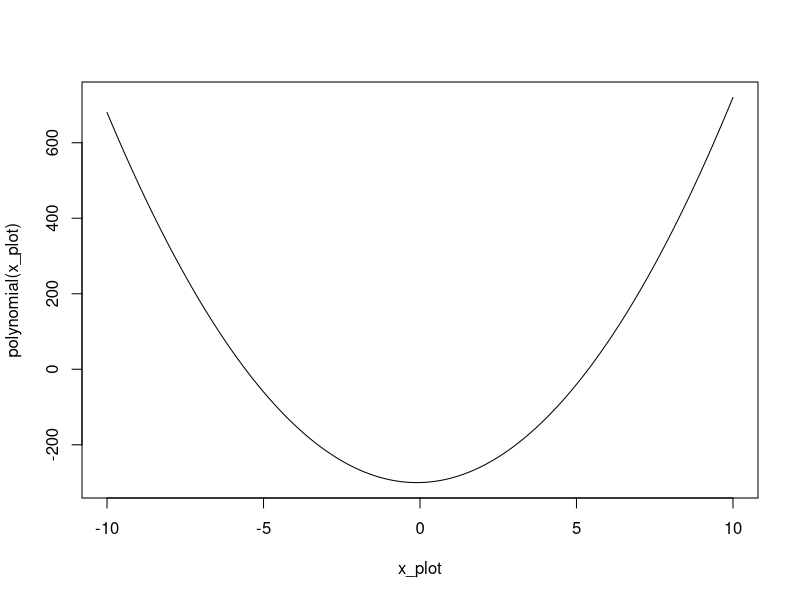

Source code (R): (Note: this script raises an error after producing the figure.)
## ---- chunk 1
knitr::opts_chunk$set(echo = TRUE)
## ---- chunk 2
# We first define our function, in our case it is a polynomial expression. 
polynomial <- function(x){
  f_x <- 10*x^2 + 2*x - 300 
  return(f_x)
}
x_plot <- seq(-10,10, by = .05)

#plot the function as a line (type = "l"). 
plot(x_plot, polynomial(x_plot), type = "l")
## ---- chunk 3
f<-expression(10*x^2+2*x+30) #f'(x)=20*x+2 , f''(x)=20
f_prime<-D(f,'x')

solve(f_prime,)

solve(polynomial,c(0))

fz<-function(x){
  10*x^2+2*x-300
}
v<-c(-300,2,10)
v<-c(2,20)

polyroot(v)

## ---- chunk 4
#check out ?optim()
?optim()
## ---- chunk 5
#How to find the local minimum using Optim function()
#Without derivative method
optim(1, fn = polynomial, method= "Brent", lower = -10, upper = 10)
## ---- chunk 6
# with derivative
optim(1, fn = polynomial, method = "CG")
## ---- chunk 7
sin_function <- function(x){
  f_x <- sin(x)
  return(f_x)
}
x <- seq(-10,10 , by = .05)
plot(x,sin_function(x), type = "l")
## ---- chunk 8
#Optim will always find the local minimum which is the closest to the starting value.  
x = -10
repeat{
  print(paste("for x = ", x," the closest minimum is at x =",optim(x, sin_function, method = "CG")$par))
  x = x +1
  if (x > 10) break("X limit reached")
}
## ---- chunk 9
f <- function(x1,y1){
 f_x <- (1-x1)^2 + 100*(y1- x1^2)^2
 return(f_x)
}
x <- seq(-2,2,by=.15)
y <- seq(-1,3,by=.15) 
z <- outer(x,y,f) #All possible combination of x,y is used to calculate all possible f(x,y) = z. 

#how to plot 3D
persp(x,y,z,phi=45,theta=-45,col="yellow",shade=.00000001,ticktype="detailed")

## ---- chunk 10
f <- function(x){
  f_x <- (1-x[1])^2 + 100*(x[2]-x[1]^2)^2
  return(f_x)
} 

optim(c(0,0) , f)
## ---- chunk 11
set.seed(101) #random seed to reproduce results
n <- 1e2
x <- rnorm(n, 20, 2) # so this is 1e2x1 predictor matrix 
y <- rnorm(n, mean = x *2, sd  =1 )                   # this is our outcome variable, a 1e2x1 vector
X_matrix <- cbind(rep(1, 100), x)      # adding a column of 1s as intercept to the design matrix X (1e2 x 1)
theta <- rep(0,2)               # set up the initial theta 2 x 1 vector
## ---- chunk 12
loss_function <-function(X, y, par){  
  n <- length(y)
  loss <- sum((X%*%par - y)^2)/(n-length(par))
return(loss) 
}
## ---- chunk 13
coef <- optim(par = theta, fn = loss_function , X = X_matrix, y = y, method = "BFGS")
coef$par
## ---- chunk 14


SE_beta_calc <- function(X,y,theta){
  n <- length(y)
  x <- X[,2]
  y_hat <- X %*% theta
  
  SE_beta <- ((1/(n-2)) *  (sum((y - y_hat)^2)) /  sum((x - mean(x))^2))
  return(SE_beta)
}

SE_beta_calc(X_matrix, y , coef$par)
## ---- chunk 15
summary(lm(y~ x))
## ---- chunk 16
f<-function(x){
  f_x<-cos(x)
  return(f_x)
}
## ---- chunk 17
x_plot <- seq(-10,10, by = .05)

#plot the function as a line (type = "l"). 
plot(x_plot, f(x_plot), type = "l")
## ---- chunk 18
optim(1, fn = f, method= "Brent", lower = -10, upper = 10)
x = -10
repeat{
  print(paste("for x = ", x," the closest minimum is at x =",optim(x, f, method = "CG")$par))
  x = x +1
  if (x > 10) break("X limit reached")
}
## ---- chunk 19
f_dp<-function(x){
  f_x<- -cos(x)
  return (f_x)
}
f_dp(3.1415926)
f_dp(9.4247779)
f_dp(0)
f_dp(5)
## ---- chunk 20
x = -10
fungi<-function(x){
  f_x <- -cos(x)
  return(f_x)
}
repeat{
  print(paste("for x = ", x," the closest maximum is at x =",optim(x, fungi, method = "CG")$par))
  x = x +1
  if (x > 10) break("X limit reached")
}
## ---- chunk 21
set.seed(101) #random seed to reproduce results
n <- 5
x <- rnorm(n, 20, 2) # so this is 1e2x1 predictor matrix 
## ---- chunk 22
y <- rnorm(n, mean = x *2, sd  =1 )                   # this is our outcome variable, a 1e2x1 vector

X_matrix <- cbind(rep(1, 5), x)      # adding a column of 1s as intercept to the design matrix X (1e2 x 1)
theta <- rep(0,2)               # set up the initial theta 2 x 1 vector

## ---- chunk 23
loss_function <-function(X, y, par){  
  n <- length(y)
  loss <- sum((X%*%par - y)^2)/(n-length(par))
return(loss) 
}

## ---- chunk 24
coef <- optim(par = theta, fn = loss_function , X = X_matrix, y = y, method = "BFGS")
coef$par
## ---- chunk 25
log_likelihood_function <- function(model, y){
  y_hat = fitted.values(model)
  temp_vec = y * log(p) + (1-y) * log(1-p)
  return (sum(temp_vec))
}
## ---- chunk 26
#How many samples
n <- 1e2
slope <- 0.43
#Simulate mothers height. 
height_of_mothers <- rnorm(n, mean = 170, sd = 7.5)
height_of_mothers_central <- height_of_mothers - mean(height_of_mothers)

#Slope of 0.76
height_of_daughters <- 170 + height_of_mothers_central * slope
height_of_daughters_central <- height_of_daughters - mean(height_of_daughters)

#run regression model
lm_height <- lm(height_of_daughters ~ height_of_mothers_central)
summary(lm_height)


plot( y = height_of_daughters,  x= height_of_mothers_central)
abline(a = lm_height$coefficients[1], b= lm_height$coefficients[2])
## ---- chunk 27
height_daughter_of_daughter <-170 + height_of_daughters_central * slope
height_daughter_of_daughter_central <- height_daughter_of_daughter - mean(height_daughter_of_daughter)

#plot
plot(height_of_daughters_central, height_daughter_of_daughter)


## ---- chunk 28
height_daughter_of_daughter_of_daughter <- 170 + slope * height_daughter_of_daughter_central


plot(height_daughter_of_daughter_central , height_daughter_of_daughter_of_daughter)
## ---- chunk 29
#How many samples
n <- 1e2
slope <- 0.43
#Simulate mothers height. 
height_of_mothers <- rnorm(n, mean = 170, sd = 7.5)
height_of_mothers_central <- height_of_mothers - mean(height_of_mothers)

#Slope of 0.76
height_of_daughters <- rnorm(n, mean = 170 + height_of_mothers_central * slope, sd = 7.5)
height_of_daughters_central <- height_of_daughters - mean(height_of_daughters)

#run regression model
lm_height <- lm(height_of_daughters ~ height_of_mothers_central)
summary(lm_height)


plot( y = height_of_daughters,  x= height_of_mothers_central)
abline(a = lm_height$coefficients[1], b= lm_height$coefficients[2])
## ---- chunk 30
height_daughter_of_daughter <- rnorm(n, mean = 170 + height_of_daughters_central * slope, sd = 7.5)
height_daughter_of_daughter_central <- height_daughter_of_daughter - mean(height_daughter_of_daughter)

#plot
plot(height_of_daughters_central, height_daughter_of_daughter)


## ---- chunk 31
height_daughter_of_daughter_of_daughter <- rnorm(n , mean = 170 + slope * height_daughter_of_daughter_central, sd = 7.5)

plot(height_daughter_of_daughter_central , height_daughter_of_daughter_of_daughter)
